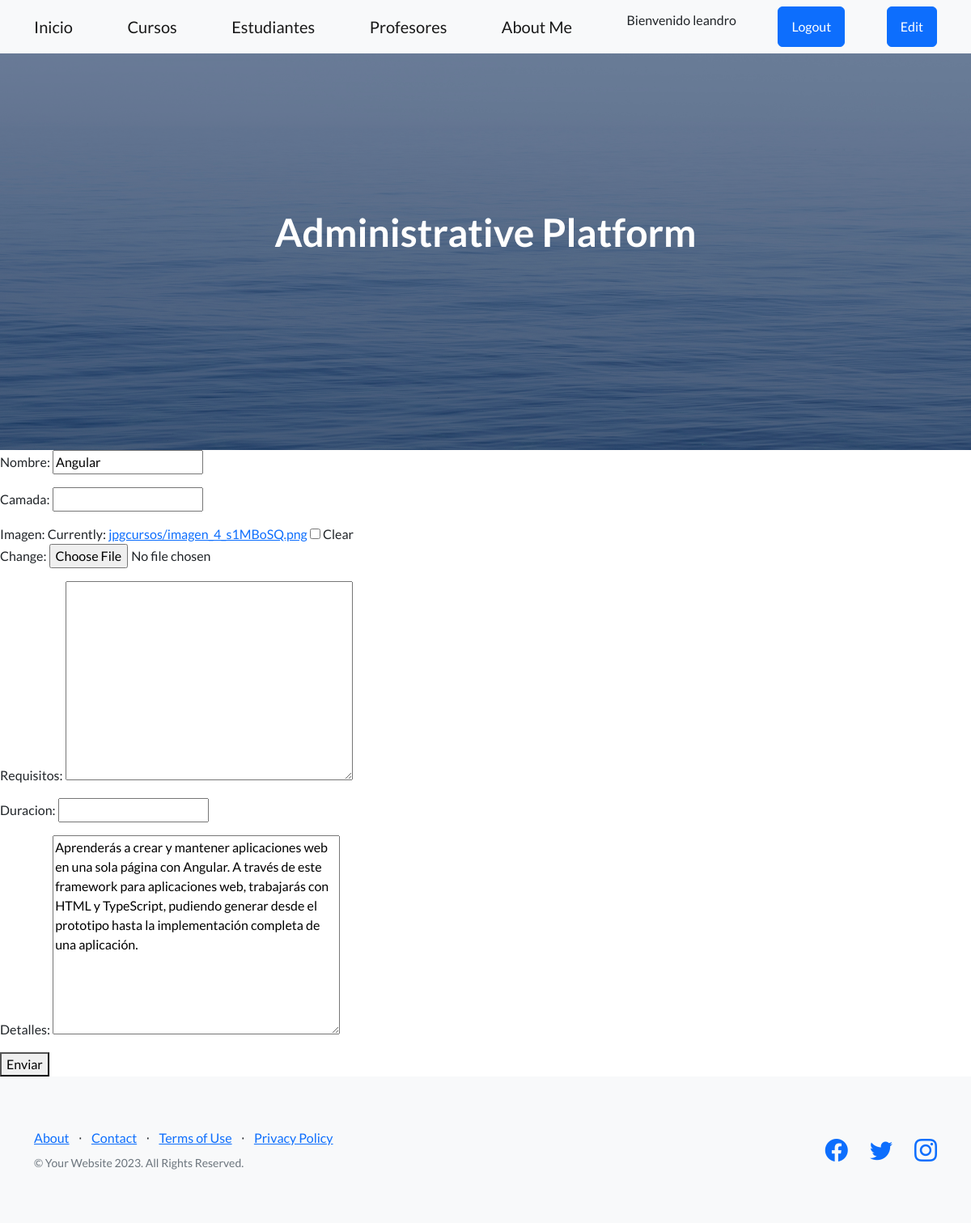
Page /app-coder/actualiza-curso/20 (signed in) on the committed database.
### AppCoder/models.py (models this page shows, shortened)
class Curso(models.Model):
    nombre = models.CharField(max_length=50)
    camada = models.IntegerField(blank=True, null=True)
    imagen = models.ImageField(upload_to="jpgcursos/", blank=True, null=True)
    requisitos = models.TextField(blank=True, null=True)
    duracion = models.CharField(max_length=50, blank=True, null=True)
    detalles = models.TextField(blank=True, null=True)
    class Meta():
        ordering = ("nombre", "camada")

### AppCoder/views.py (the view)
# urls.py: path('actualiza-curso/<pk>', CursoUpdate.as_view(), name = "ActualizaCursos"),
@method_decorator(staff_member_required, name='dispatch')
class CursoUpdate(UpdateView):
    model = Curso
    template_name = "curso_update.html"
    fields = ("__all__")
    success_url = '/app-coder/inicio'

### AppCoder/templates/curso_update.html
{% extends 'padre.html' %}
{% block contenidoQueCambia %}
    <form action="{% url 'ActualizaCursos' curso.id %}" enctype="multipart/form-data" method="post"> {% csrf_token %}
        {{form.as_p}}
        <button type="submit">Enviar</button>
    </form>
{% endblock contenidoQueCambia %}

### AppCoder/templates/navbar.html (shortened to what this page needs)
<nav class="navbar navbar-light bg-light static-top">
    <div class="container">
        <a class="navbar-brand" href="{% url 'Inicio'%}">Inicio</a>
        <a class="navbar-brand" href="{% url 'ListadoDeCursos' %}">Cursos</a>
        <a class="navbar-brand" href="{% url 'EstudianteFormulario'%}">Estudiantes</a>
        <a class="navbar-brand" href="{% url 'ProfesorFormulario'%}">Profesores</a>
        <a class="navbar-brand" href="{% url 'AboutMe'%}">About Me</a>
        {% if user.is_authenticated %}
            <p>Bienvenido {{user.username}} </p>
            <a class="btn btn-primary" href="{% url 'Logout'%}">Logout</a>
            <a class="btn btn-primary" href="{% url 'EditarPerfil'%}">Edit</a>
        {% else %}
            <a class="btn btn-primary" href="{% url 'Login'%}">Login</a>
            <a class="btn btn-primary" href="{% url 'Registrar'%}">Sign up</a>
        {% endif %}
    </div>
</nav>

### rows in the picture
Curso: nombre "Angular", detalles "Aprenderás a crear y mantener aplicaciones web en una sola página con Angular. A través de este framework para aplicaciones web, trabajarás con HTML y TypeScript, pudiendo generar desde el prototipo hasta la implementación completa de una aplicación."

### other values in the picture
{{ user.username }} "leandro"
